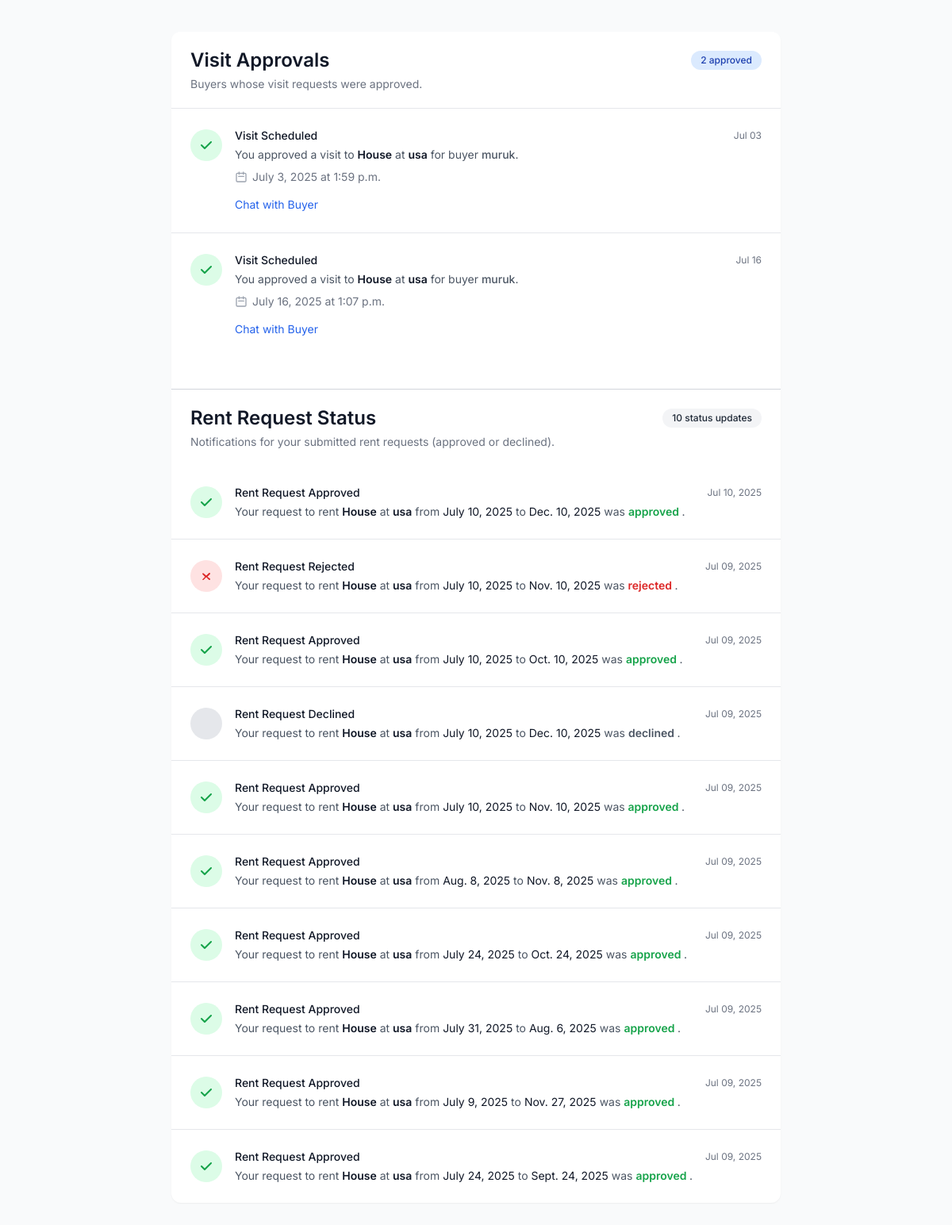
Page /buyer/buyer/4/notifications/ on the committed database.
### buyer/models.py (models this page shows, shortened)
class VisitSchedule(models.Model):
    STATUS_CHOICES = [
        ('pending', 'Pending'),
        ('approved', 'Approved'),
        ('declined', 'Declined'),
    ]
    buyer = models.ForeignKey(Buyer, on_delete=models.CASCADE)
    property = models.ForeignKey(Property, on_delete=models.CASCADE)
    scheduled_date = models.DateField()
    scheduled_time = models.TimeField()
    message = models.TextField(blank=True, null=True)
    status = models.CharField(max_length=10, choices=STATUS_CHOICES, default='pending')
    created_at = models.DateTimeField(auto_now_add=True)
    is_notified = models.BooleanField(default=False)
    is_seen_by_buyer = models.BooleanField(default=False)

class Buyer(models.Model):
    name = models.CharField(max_length=100)
    email = models.EmailField(unique=True)
    phone = models.CharField(max_length=15)
    address = models.TextField()
    gender = models.CharField(max_length=1, choices=GENDER_CHOICES)
    profile_pic = models.ImageField(upload_to='profile_pics/', null=True, blank=True)
    password = models.CharField(max_length=128)
    is_active = models.BooleanField(default=True)
    is_staff = models.BooleanField(default=False)
    objects = BuyerManager()

class RentRequest(models.Model):
    property = models.ForeignKey(Property, on_delete=models.CASCADE, related_name='rent_requests')
    buyer = models.ForeignKey(Buyer, on_delete=models.CASCADE, related_name='rental_requests')
    start_date = models.DateField()
    end_date = models.DateField()
    STATUS_CHOICES = [
        ('pending', 'Pending'),
        ('approved', 'Approved'),
        ('rejected', 'Rejected'),
    ]
    status = models.CharField(max_length=10, choices=STATUS_CHOICES, default='pending')
    notified = models.BooleanField(default=False)  # Set True when seller approves
    is_paid = models.BooleanField(default=False)   # Set True after payment
    is_seen_by_buyer = models.BooleanField(default=False)
    created_at = models.DateTimeField(auto_now_add=True)
    updated_at = models.DateTimeField(auto_now=True)

### app/models.py (models this page shows, shortened)
class Property(models.Model):
    PROPERTY_TYPES = [
        ('House', 'House'),
        ('Apartment', 'Apartment'),
        ('Commercial', 'Commercial'),
        ('Land', 'Land'),
    ]
    STATUS_CHOICES = [
        ('Available', 'Available'),
        ('Sold', 'Sold'),
        ('Rented', 'Rented'),
    ]
    property_type = models.CharField(max_length=50, choices=PROPERTY_TYPES)
    address = models.TextField()
    location = models.CharField(max_length=100)
    latitude = models.FloatField(null=True, blank=True)
    longitude = models.FloatField(null=True, blank=True)
    area_sqft = models.FloatField(null=True, blank=True)
    bedrooms = models.PositiveIntegerField(null=True, blank=True)
    bathrooms = models.PositiveIntegerField(null=True, blank=True)
    features = models.CharField(max_length=200, blank=True)
    description = models.TextField(blank=True)
    main_image = models.ImageField(upload_to='property_photos/', null=True, blank=True)
    image_1 = models.ImageField(upload_to='property_photos/', null=True, blank=True)
    image_2 = models.ImageField(upload_to='property_photos/', null=True, blank=True)
    image_3 = models.ImageField(upload_to='property_photos/', null=True, blank=True)
    price = models.DecimalField(max_digits=12, decimal_places=2)
    status = models.CharField(max_length=20, choices=STATUS_CHOICES, default='Available')
    seller = models.ForeignKey(CustomUser, on_delete=models.CASCADE)
    is_approved = models.BooleanField(default=False)
    approved_at = models.DateTimeField(null=True, blank=True)
    posted_at = models.DateTimeField(auto_now_add=True)
    slug = models.SlugField(unique=True, blank=True)

### buyer/views.py (the view)
# urls.py: path('buyer/<int:buyer_id>/notifications/', views.buyer_notifications, name='buyer_notifications'),
def buyer_notifications(request, buyer_id):
    buyer = get_object_or_404(Buyer, id=buyer_id)
    notifications = VisitSchedule.objects.filter(
        buyer=buyer,
        status='approved',
        is_seen_by_buyer=False
    )
    rent_notifications = RentRequest.objects.filter(
        buyer=buyer,
        status='approved',
        is_paid=True,  # you might already be using this
        is_seen_by_buyer=False
    )
    approval_notifications = RentRequest.objects.filter(
        buyer=buyer,
    ).exclude(status='pending').order_by('-updated_at')
    return render(request, 'buyer_notifications.html', {
        'buyer': buyer,
        'notifications': notifications,
        'rent_notifications': rent_notifications,
        'approval_notifications': approval_notifications,
    })

### buyer/templates/buyer_notifications.html (shortened to what this page needs)
{% load static %}
<!DOCTYPE html>
<html>
  <head>
    <script src="https://cdn.tailwindcss.com"></script>
  </head>
  <body class="bg-gray-50 min-h-screen py-10 px-4">
    <div class="max-w-3xl mx-auto bg-white rounded-xl shadow-sm overflow-hidden">
      <div class="bg-white border-b border-gray-200 px-6 py-5">
        <div class="flex items-center justify-between">
          <h1 class="text-2xl font-semibold text-gray-900">Visit Approvals</h1>
          <span class="inline-flex items-center px-3 py-1 rounded-full text-xs font-medium bg-blue-100 text-blue-800">
            {{ notifications|length }} approved
          </span>
        </div>
        <p class="mt-1 text-sm text-gray-500">
          Buyers whose visit requests were approved.
        </p>
      </div>
      <div class="divide-y divide-gray-200">
        {% if notifications %}
          {% for note in notifications %}
            <div class="p-6 hover:bg-gray-50 transition duration-150 ease-in-out">
              <div class="flex items-start">
                <div class="flex-shrink-0 pt-0.5">
                  <div class="h-10 w-10 rounded-full bg-green-100 flex items-center justify-center">
                    <svg xmlns="http://www.w3.org/2000/svg" class="h-5 w-5 text-green-600" viewBox="0 0 20 20" fill="currentColor">
                      <path fill-rule="evenodd" d="M16.707 5.293a1 1 0 010 1.414l-8 8a1 1 0 01-1.414 0l-4-4a1 1 0 011.414-1.414L8 12.586l7.293-7.293a1 1 0 011.414 0z" clip-rule="evenodd"/>
                    </svg>
                  </div>
                </div>
                <div class="ml-4 flex-1">
                  <div class="flex items-center justify-between">
                    <p class="text-sm font-medium text-gray-900">Visit Scheduled</p>
                    <span class="text-xs text-gray-500">{{ note.scheduled_date|date:"M d" }}</span>
                  </div>
                  <p class="mt-1 text-sm text-gray-600">
                    You approved a visit to <span class="font-semibold text-gray-900">{{ note.property.property_type }}</span> at
                    <span class="font-semibold text-gray-900">{{ note.property.location }}</span> for buyer
                    <span class="font-medium">{{ note.buyer.name }}</span>.
                  </p>
                  <div class="mt-2 flex items-center text-sm text-gray-500">
                    <svg xmlns="http://www.w3.org/2000/svg" class="flex-shrink-0 mr-1.5 h-4 w-4 text-gray-400" fill="none" viewBox="0 0 24 24" stroke="currentColor">
                      <path stroke-linecap="round" stroke-linejoin="round" stroke-width="2" d="M8 7V3m8 4V3m-9 8h10M5 21h14a2 2 0 002-2V7a2 2 0 00-2-2H5a2 2 0 00-2 2v12a2 2 0 002 2z" />
                    </svg>
                    <span>{{ note.scheduled_date }} at {{ note.scheduled_time }}</span>
                  </div>
                  <div class="mt-3">
                    <a href="{% url 'chat' note.id 'buyer' note.buyer.id %}" class="text-sm text-blue-600 hover:underline">
                      Chat with Buyer
                    </a>
                  </div>
                </div>
              </div>
            </div>
          {% endfor %}
        {% endif %}
      </div>
      <div class="bg-white border-t border-gray-300 px-6 py-5 mt-10">
        <div class="flex items-center justify-between">
          <h1 class="text-2xl font-semibold text-gray-900">Rent Request Status</h1>
          <span class="inline-flex items-center px-3 py-1 rounded-full text-xs font-medium bg-gray-100 text-gray-800">
            {{ approval_notifications|length }} status updates
          </span>
        </div>
        <p class="mt-1 text-sm text-gray-500">
          Notifications for your submitted rent requests (approved or declined).
        </p>
      </div>
      <div class="divide-y divide-gray-200">
        {% if approval_notifications %}
          {% for req in approval_notifications %}
            <div class="p-6 hover:bg-gray-50 transition duration-150 ease-in-out">
              <div class="flex items-start">
                <div class="flex-shrink-0 pt-0.5">
                  <div class="h-10 w-10 rounded-full
                    {% if req.status == 'approved' %}bg-green-100
                    {% elif req.status == 'rejected' %}bg-red-100
                    {% else %}bg-gray-200{% endif %}
                    flex items-center justify-center">
                    {% if req.status == 'approved' %}
                      <svg class="h-5 w-5 text-green-600" fill="currentColor" viewBox="0 0 20 20">
                        <path fill-rule="evenodd" d="M16.707 5.293a1 1 0 010 1.414l-8 8a1 1 0 01-1.414 0l-4-4a1 1 0 011.414-1.414L8 12.586l7.293-7.293a1 1 0 011.414 0z" clip-rule="evenodd" />
                      </svg>
                    {% elif req.status == 'rejected' %}
                      <svg class="h-5 w-5 text-red-600" fill="currentColor" viewBox="0 0 20 20">
                        <path fill-rule="evenodd" d="M6.707 6.707a1 1 0 00-1.414 0L5 7.586 8.414 11 5 14.414l.293.293a1 1 0 001.414 0L10 11.414l3.293 3.293a1 1 0 001.414-1.414L11.414 11l3.293-3.293a1 1 0 00-1.414-1.414L10 9.586 6.707 6.707z" clip-rule="evenodd" />
                      </svg>
                    {% endif %}
                  </div>
                </div>
                <div class="ml-4 flex-1">
                  <div class="flex items-center justify-between">
                    <p class="text-sm font-medium text-gray-900">
                      Rent Request {{ req.status|capfirst }}
                    </p>
                    <span class="text-xs text-gray-500">
                      {{ req.updated_at|date:"M d, Y" }}
                    </span>
                  </div>
                  <p class="mt-1 text-sm text-gray-600">
                    Your request to rent
                    <span class="font-semibold text-gray-900">{{ req.property.property_type }}</span> at
                    <span class="font-semibold text-gray-900">{{ req.property.location }}</span> from
                    <span class="text-gray-900">{{ req.start_date }}</span> to
                    <span class="text-gray-900">{{ req.end_date }}</span> was
                    <span class="{% if req.status == 'approved' %}text-green-600{% elif req.status == 'rejected' %}text-red-600{% endif %} font-semibold">
                      {{ req.status }}
                    </span>.
                  </p>
                </div>
              </div>
            </div>
          {% endfor %}
        {% endif %}
      </div>
    </div>
  </body>
</html>

### buyer/templates/buyer_notifications.html (style rules this page uses)
body { font-family: "Inter", sans-serif; }

### rows in the picture
VisitSchedule: scheduled_date "Jul 03", property.property_type "House", property.location "usa", buyer.name "muruk", scheduled_date "July 3, 2025", scheduled_time "1:59 p.m."
VisitSchedule: scheduled_date "Jul 16", property.property_type "House", property.location "usa", buyer.name "muruk", scheduled_date "July 16, 2025", scheduled_time "1:07 p.m."
RentRequest: status "Approved", updated_at "Jul 10, 2025", property.property_type "House", property.location "usa", start_date "July 10, 2025", end_date "Dec. 10, 2025", status "approved"
RentRequest: status "Rejected", updated_at "Jul 09, 2025", property.property_type "House", property.location "usa", start_date "July 10, 2025", end_date "Nov. 10, 2025", status "rejected"
RentRequest: status "Approved", updated_at "Jul 09, 2025", property.property_type "House", property.location "usa", start_date "July 10, 2025", end_date "Oct. 10, 2025", status "approved"
RentRequest: status "Declined", updated_at "Jul 09, 2025", property.property_type "House", property.location "usa", start_date "July 10, 2025", end_date "Dec. 10, 2025", status "declined"
RentRequest: status "Approved", updated_at "Jul 09, 2025", property.property_type "House", property.location "usa", start_date "July 10, 2025", end_date "Nov. 10, 2025", status "approved"
RentRequest: status "Approved", updated_at "Jul 09, 2025", property.property_type "House", property.location "usa", start_date "Aug. 8, 2025", end_date "Nov. 8, 2025", status "approved"
RentRequest: status "Approved", updated_at "Jul 09, 2025", property.property_type "House", property.location "usa", start_date "July 24, 2025", end_date "Oct. 24, 2025", status "approved"
RentRequest: status "Approved", updated_at "Jul 09, 2025", property.property_type "House", property.location "usa", start_date "July 31, 2025", end_date "Aug. 6, 2025", status "approved"
RentRequest: status "Approved", updated_at "Jul 09, 2025", property.property_type "House", property.location "usa", start_date "July 9, 2025", end_date "Nov. 27, 2025", status "approved"
RentRequest: status "Approved", updated_at "Jul 09, 2025", property.property_type "House", property.location "usa", start_date "July 24, 2025", end_date "Sept. 24, 2025", status "approved"

### other values in the picture
{{ notifications|length }} "2"
{{ approval_notifications|length }} "10"
